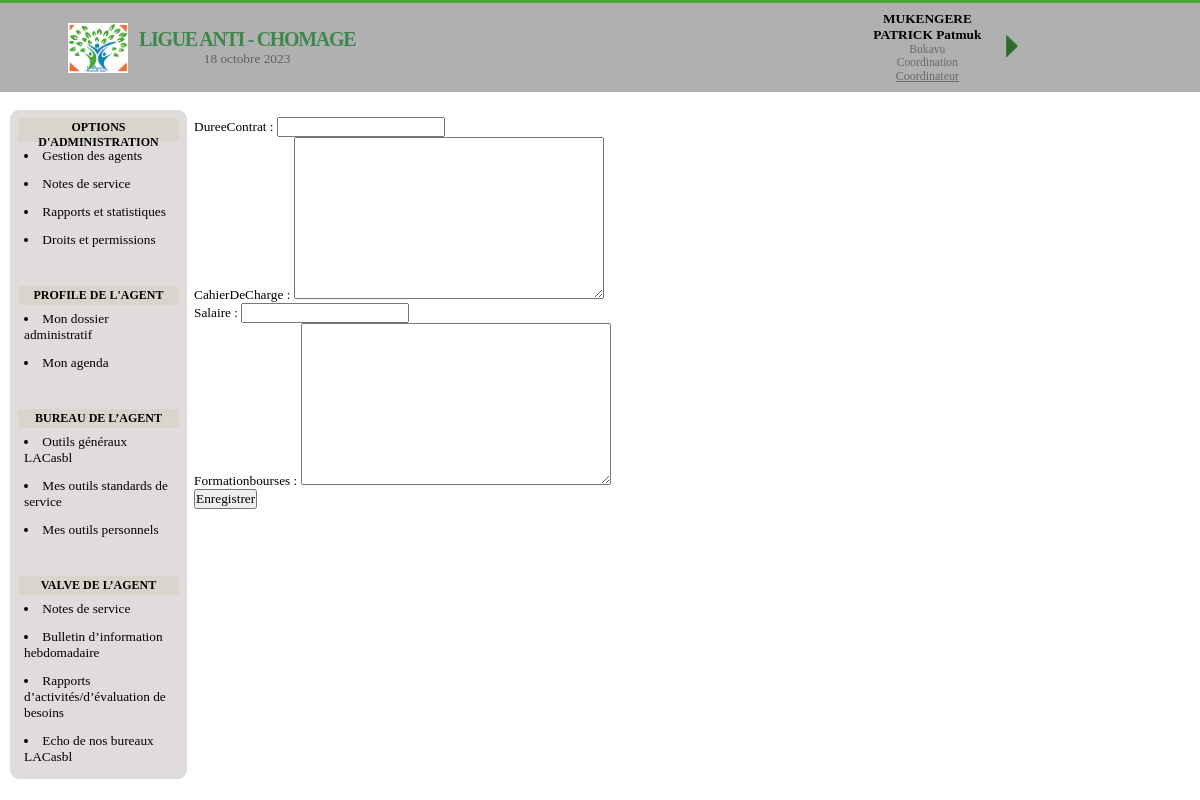
The app's page /office/suivi_de_contrat/1 (signed in) with its own data.
### APP_LAC/models.py (models this page shows, shortened)
class Utilisateur(models.Model):
    nom = models.CharField(default=None, max_length=50, null=False, blank=False)
    postnom = models.CharField(default=None, max_length=50, null=False, blank=False)
    prenom = models.CharField(default=None, max_length=50, null=True, blank=True)
    nom_utilisateur = models.CharField(max_length=50, null=False)
    mot_de_passe = models.CharField(max_length=50, unique=False, null=False)
    typeCompte = models.IntegerField(unique=False, null=False, blank=False, default=1)
    antenne = models.ForeignKey(Antenne, on_delete=models.CASCADE, default=None)
    departement = models.ForeignKey(Departement, on_delete=models.CASCADE, default=None)
    fonction = models.ForeignKey(Fonctions, on_delete=models.RESTRICT, default=None)
    email = models.EmailField(default=None, max_length=50, null=False, blank=False)
    tel1 = models.CharField(max_length=13, unique=False, null=False, blank=False, default=None)
    tel2 = models.CharField(max_length=13, unique=False, null=True, blank=True)
    agentFolderPht = models.CharField(max_length=100, null=True, blank=True)
    agentFolderDoc = models.CharField(max_length=100, null=True, blank=True)
    photo = models.FileField(default=None, null=True, blank=True, upload_to="photos")
    cv = models.FileField(default=None, null=True, blank=True, upload_to="CV")
    lettre = models.FileField(default=None, null=True, blank=True, upload_to="lettre")
    contrat = models.FileField(default=None, null=True, blank=True, upload_to="contrat")
    carteid = models.FileField(default=None, null=True, blank=True, upload_to="carte")
    diplome1 = models.FileField(default=None, null=True, blank=True, upload_to="dip1")
    diplome2 = models.FileField(default=None, null=True, blank=True, upload_to="dip2")
    diplome3 = models.FileField(default=None, null=True, blank=True, upload_to="dip2")

class Antenne(models.Model):
    designation = models.CharField(max_length=30, unique=True, null=False)
    def __str__(self):
        return self.designation

class Departement(models.Model):
    antenne = models.ForeignKey(Antenne, on_delete=models.CASCADE)
    designation = models.CharField(max_length=30, unique=True, null=False)
    def __str__(self):
        return self.designation

class Fonctions(models.Model):
    departement = models.ForeignKey(Departement, on_delete=models.CASCADE, default=None)
    designation = models.CharField(max_length=30, unique=True, null=False)
    def __str__(self):
        return self.designation

### APP_LAC/views.py (the view, shortened to what this page needs)
def suivi_de_contrat(request, pk):
    try:
        if request.session['utilisateur']:
            currentSession = models.Utilisateur.objects.get(nom_utilisateur=request.session['utilisateur'])
            agent = models.Utilisateur.objects.get(id=pk)
            form = formulaire.SuiviDeContrat
            info = {
                'form': form,
                'titre': 'Suivi de contrat',
                'entete': 'LIGUE ANTI CHOMAGE ASBL',
                'date': datetime.datetime.now(),
                'user': currentSession
            }
        return render(request, 'office/suivi_de_contrat.html', context=info)
    except Exception as exc:
        return redirect('index_office')

### templates/office/suivi_de_contrat.html (shortened to what this page needs)
{% extends 'base_dashboard.html' %}
{% load static %}
{% block date %}
    {{ date.date }}
{% endblock %}
{% block user_info %}
    <span><b>{{ user.nom | upper}} {{ user.postnom | upper}}
        {% if user.prenom %}
            {{ user.prenom | capfirst}}
        {% endif %}
        </b>
    </span>
    <span style="font-size: 8.7pt;color: rgba(0,0,0,.4)">
        {{ user.antenne }}
    </span>
    <span style="font-size: 8.7pt;color: rgba(0,0,0,.4)">
        {{ user.departement }}
    </span>
    <span style="font-size: 8.7pt;color: rgba(0,0,0,.4)">
        <u style="font-size: 9pt">{{ user.fonction }}</u>
    </span>
{% endblock %}
{% block fonctionalite %}
    <h1>OPTIONS D'ADMINISTRATION</h1>
    <a href="#">
        <li>
            Gestion des agents
        </li>
    </a>
     <a href="#">
        <li>
            Notes de service
        </li>
    </a>
    <a href="#">
        <li>
            Rapports et statistiques
        </li>
    </a>
    <a href="#">
        <li>
            Droits et permissions
        </li>
    </a>
    <br><br><h1>PROFILE DE L'AGENT</h1>
    <a href="#">
        <li>
            Mon dossier administratif
        </li>
    </a>
     <a href="#">
        <li>
            Mon agenda
        </li>
    </a>
    <br><br><h1>BUREAU DE L’AGENT</h1>
    <a href="#">
        <li>
            Outils généraux LACasbl
        </li>
    </a>
     <a href="#">
        <li>
            Mes outils standards de service
        </li>
    </a>
    <a href="#">
        <li>
            Mes outils personnels
        </li>
    </a>
    <br><br><h1>VALVE DE L’AGENT</h1>
    <a href="#">
        <li>
            Notes de service
        </li>
    </a>
     <a href="#">
        <li>
            Bulletin d’information hebdomadaire
        </li>
    </a>
    <a href="#">
        <li>
            Rapports d’activités/d’évaluation de besoins
        </li>
    </a>
    <a href="#">
        <li>
            Echo de nos bureaux LACasbl
        </li>
    </a>
{% endblock %}
{% block aside %}
    <form method="POST">
        {{ form.as_p }}
        <input type="submit" value="Enregistrer">
    </form>
{% endblock %}

### static/office/dashboard_css.css (style rules this page uses)
* { font-family: Tahoma; font-size: 10pt; margin: 0px; padding: 0px; }
nav #fonctionnalite a, #user_menu li a { text-decoration: none; color: unset; }
nav #fonctionnalite h1 { font-size: 9pt; background-color: rgba(203,203,184,0.44); text-align: center; padding: 2px; border-radius: 3px; }
nav #fonctionnalite a { margin: 3px; padding: 3px; }
nav #fonctionnalite a li { font-size: 10pt; }

### records on screen
Utilisateur: nom "MUKENGERE", postnom "PATRICK", prenom "Patmuk", antenne "Bukavu", departement "Coordination", fonction "Coordinateur"
